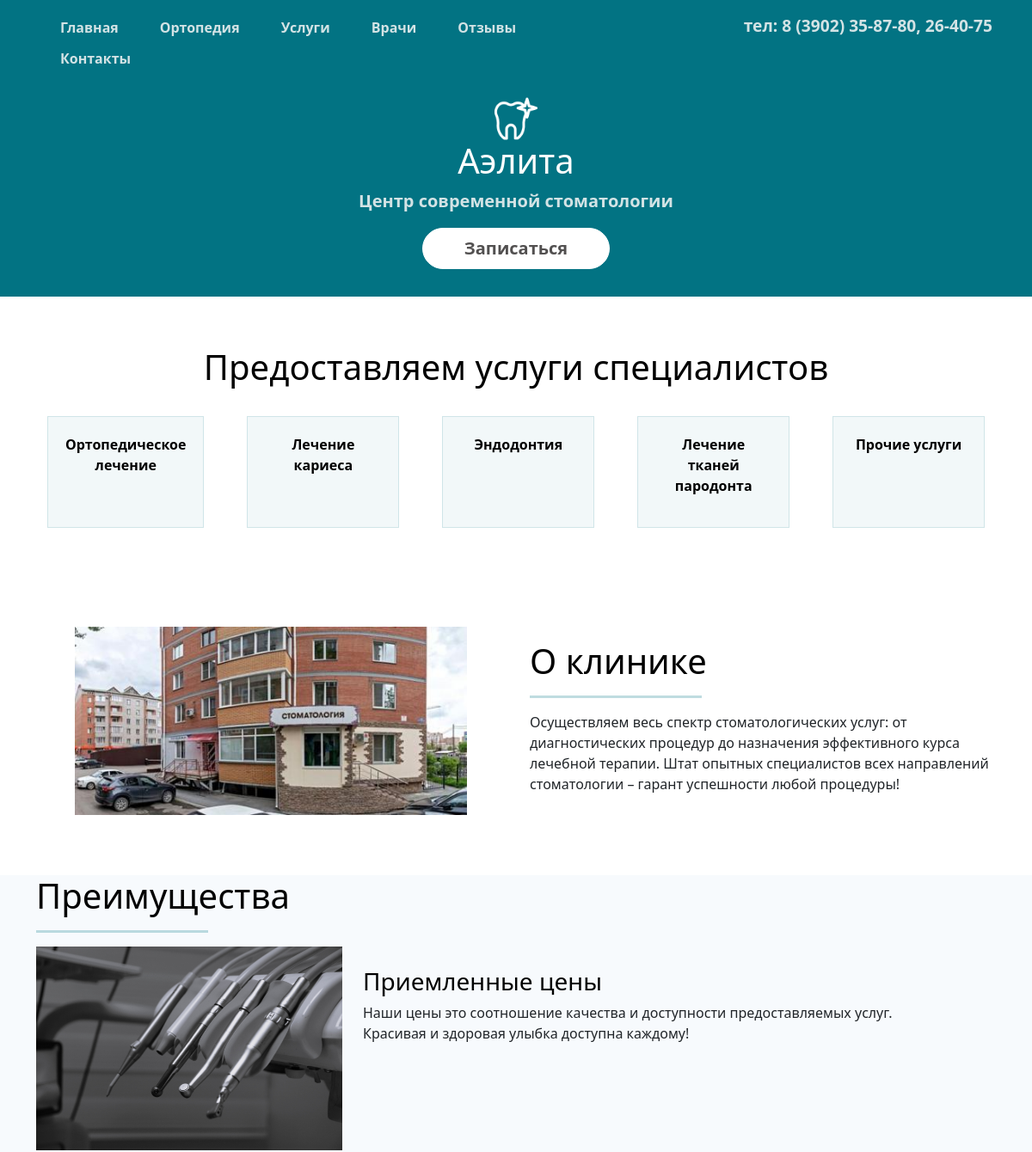
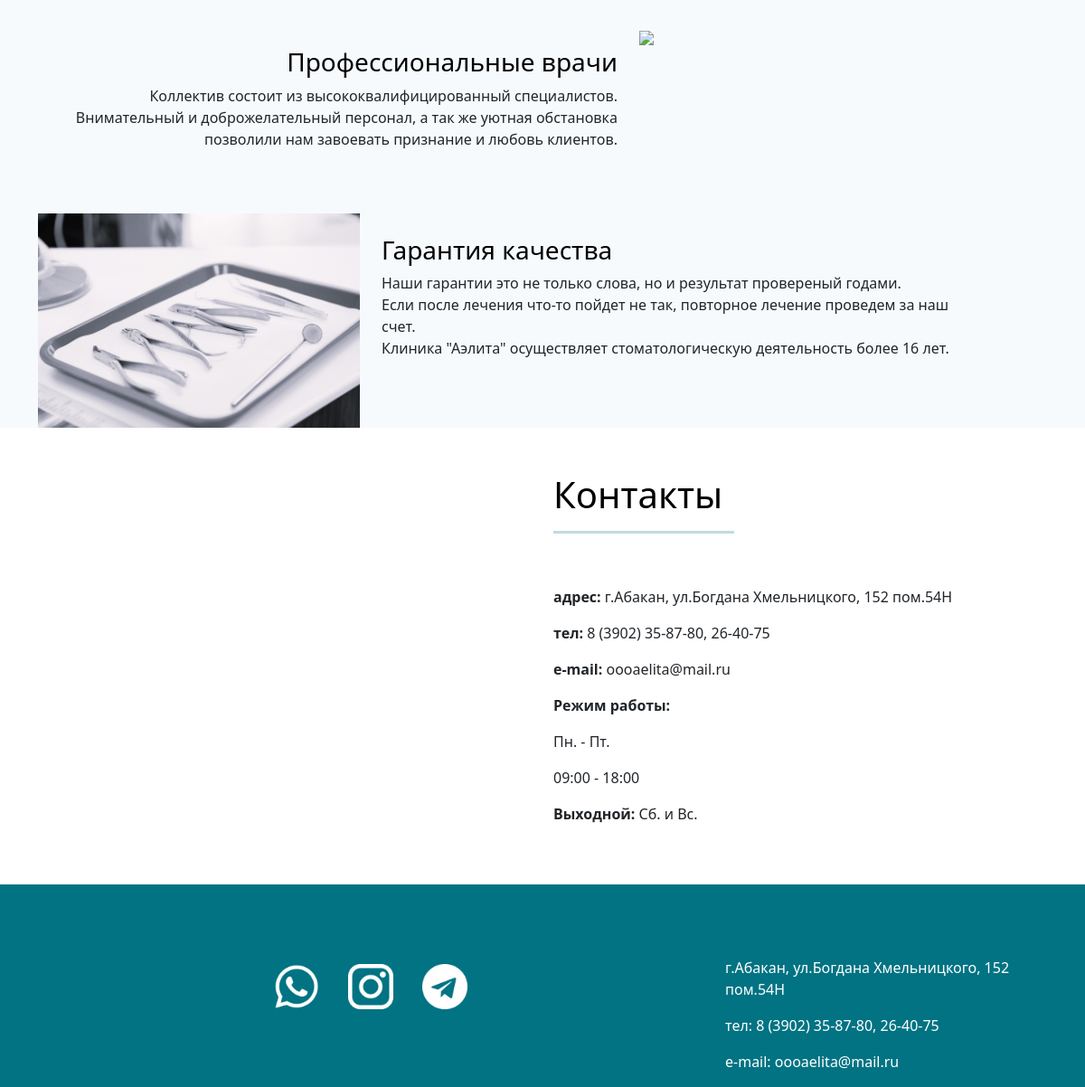
The page / on the database its author committed (2 pictures, top to bottom).
### aelitaapp/models.py (models this page shows, shortened)
class Categorys (models.Model):
    name = models.CharField(max_length=100, verbose_name="Название")
    slug = models.SlugField(max_length=50, unique=True, db_index=True, verbose_name="URL")
    def get_absolute_url(self):
        return reverse('price', kwargs={'price_slug': self.slug})
    class Meta:
        db_table = 'categorys'
        verbose_name = "Категории"
        verbose_name_plural = "Категории"

### aelitaapp/views.py (the view, shortened to what this page needs)
# urls.py: path('', index, name='index'),
@cache_page(60*2)
def index(request):
    cat = Categorys.objects.all()
    if request.method == 'GET':
        form = ContactForm()
    else:
        return HttpResponse('Неверный запрос.')
    return render(request, 'aelitaapp/index.html', {'category': cat, 'form':form})

### aelitaapp/models.py (called while the page is built)
    def __str__(self):
        return self.name

### aelitaapp/templates/aelitaapp/index.html (shortened to what this page needs)
{% load static %}
<!doctype html>
<html lang="ru" class="h-100">
  <head>
	<link href="https://cdn.jsdelivr.net/npm/bootstrap@5.0.2/dist/css/bootstrap.min.css" rel="stylesheet">
    <link rel="stylesheet" type="text/css" href="{% static 'aelitaapp/css/cover.css' %}">
  </head>
<body>
<div class="wrapper">
	<div class="content">
		  <div  class="d-flex h-100 text-center text-bg-dark header">
			<div class="container d-flex w-100 h-100 p-3 mx-auto flex-column">
			  <header class="mb-auto">
				<div class="row">
					<div class="col-7">
					  <nav class="nav nav-masthead">
						<a class="nav-link fw-bold py-1 px-4" href="{% url 'index' %}">Главная</a>
						<a class="nav-link fw-bold py-1 px-4" href="{% url 'ortopedia' %}">Ортопедия</a>
						<a class="nav-link fw-bold py-1 px-4" href="{% url 'prices' %}">Услуги</a>
						<a class="nav-link fw-bold py-1 px-4" href="{% url 'doctors' %}">Врачи</a>
						<a class="nav-link fw-bold py-1 px-4" href="https://2gis.ru/abakan/firm/9711414977502199/tab/reviews?m=91.440904%2C53.72662%2F16">Отзывы</a>
						<a class="nav-link fw-bold py-1 px-4" href="{% url 'contacts' %}">Контакты</a>
					  </nav>
					</div>
				<div class="col">
					<p class= "mb-0 fw-bold d-flex justify-content-end header-phone">тел: 8 (3902) 35-87-80, 26-40-75</p></div>
				</div>
			  </header>
			  <main class="px-3">
				<img src="{% static 'aelitaapp/images/karies.png' %}" width="50">
				<h1>Аэлита</h1>
				<p class="lead fw-bold" style= "color: #d3e3e5;">Центр современной стоматологии</p>
				<p class="lead">
				  <a href="#" class="btn btn-lg btn-secondary fw-bold border-white bg-white button-zapis" data-bs-toggle="modal" data-bs-target="#GoModal">Записаться</a>
				</p>
			  </main>
			</div>
		 </div>
		 <div class="container text-center ">
		  <div class="row justify-content-md-center one-block">
			<h1 class="about-h my-2">Предоставляем услуги специалистов</h1>
			  {% for cat in category %}
			<div class="col block-services">
				<p class="fw-bold"><a href="{{ cat.get_absolute_url }}">{{ cat.name }}</a></p>
			</div>
			  {% endfor %}
		  </div>
		</div>
		<div class="container block-about">
			<div class="row">
				<div class="row g-0 about-clinik">
						<div class="col-sm-6 col-xs-12 text-center">
							<img src="{% static 'aelitaapp/images/clinika.jpg' %}" class="img_news">
						</div>
						<div class="col">
						<div class="card-body">
							<h1 class="card-title about-h">О клинике</h1>
							<hr class="line-about" size="5px">
							<p class="card-text">Осуществляем весь спектр стоматологических услуг:
								от диагностических процедур до назначения эффективного курса лечебной терапии.
								Штат опытных специалистов всех направлений стоматологии –
								гарант успешности любой процедуры!</p>
						</div>
					</div>
				</div>
			</div>
		</div>
		<div class="container-fluid block-about back">
			<div class="container">
					<div class="row">
						<div class="col-12"><h1 class="card-title about-h">Преимущества</h1>
						<hr class="line-about" size="5px"></div>
							<div class="col-4 d-none d-sm-block">
								<img src="{% static 'aelitaapp/images/fon_one.jpg' %}" width="100%">
							</div>
							<div class="col-sm-7 col-xs-12 py-4 text-start">
								<h3 class="about-h">Приемленные цены</h3>
								<p>Наши цены это соотношение качества и доступности предоставляемых услуг. <br>
									Красивая и здоровая улыбка доступна каждому!
								  </p>
							</div>
							<div class="col-12 d-none d-sm-block block-exempl"></div>
							<div class="col-sm-7 col-xs-12 py-4 text-end">
								<h3 class="about-h">Профессиональные врачи</h3>
								<p>Коллектив состоит из высококвалифицированный специалистов. <br>
								Внимательный и доброжелательный персонал, а так же уютная обстановка <br>
									позволили нам завоевать признание и любовь клиентов.</p>
							</div>
							<div class="col-4 d-none d-sm-block">
								<img src="{% static 'aelitaapp/images/fon_two.jpg' %}" width="100%">
							</div>
							<div class="col-12 d-none d-sm-block block-exempl"></div>
							<div class="col-4 d-none d-sm-block">
								<img src="{% static 'aelitaapp/images/fon_three.jpg' %}" width="100%">
							</div>
							<div class="col-sm-7 col-xs-12 py-4 text-start">
								<h3 class="about-h">Гарантия качества</h3>
								<p>Наши гарантии это не только слова, но и результат провереный годами. <br>
									Если после лечения что-то пойдет не так, повторное лечение проведем за наш счет.<br>
								Клиника "Аэлита" осуществляет стоматологическую деятельность более 16 лет. </p>
							</div>
				  </div>
			</div>
		</div>
		<div class="container">
			<div class="row">
				<div class="col-sm-6 col-xs-12">
				</div>
				<div class="col">
					<h1 class="card-title about-h">Контакты</h1>
							<hr class="line-about" size="5px">
					<h3>Стоматологическая клиника "Аэлита"</h3>
					<p><b>адрес:</b> г.Абакан, ул.Богдана Хмельницкого, 152 пом.54Н</p>
					<p><b>тел:</b> 8 (3902) 35-87-80, 26-40-75</p>
					<p><b>e-mail:</b> oooaelita@mail.ru</p>
					<p class="fw-bold">Режим работы:</p>
					<p>Пн. - Пт.</p>
					<p>09:00 - 18:00</p>
					<p><b>Выходной:</b> Сб. и Вс.</p>
				</div>
			</div>
		</div>
	</div>
<footer class="mt-auto text-white-50">
	<div class="container footer">
		<div class="row">
			<div class="col-12 footer-block"></div>
			<div class="col-8">
				<nav class="nav justify-content-center ">
					<a class="link-footer nav-link" href=""><img src="{% static 'aelitaapp/images/watsap.png' %}" width="50"></a>
					<a class="link-footer nav-link" href=""><img src="{% static 'aelitaapp/images/inst.png' %}" width="50"></a>
					<a class="link-footer nav-link" href=""><img src="{% static 'aelitaapp/images/telega.png' %}" width="50"></a>
				</nav>
			</div>
			<div class="col link-footer">
				<p>г.Абакан, ул.Богдана Хмельницкого, 152 пом.54Н</p>
				<p>тел: 8 (3902) 35-87-80, 26-40-75</p>
				<p>e-mail: oooaelita@mail.ru</p>
			</div>
		</div>
	</div>
</footer>
</div>
 </body>
</html>

### aelitaapp/static/aelitaapp/css/cover.css (style rules this page uses)
a { text-decoration: none; }
html, body { height: 100%; }
.wrapper { display: flex; flex-direction: column; min-height: 100%; }
.content { flex: 1 0 auto; margin-bottom: 50px; }
.btn-secondary, .btn-secondary:hover, .btn-secondary:focus { color: #333; text-shadow: none; }
.px-3 { margin-top: 25px; color: white; }
.header { background: #027383; }
.nav-masthead .nav-link { color:#d3e3e5; border-bottom-color: d3e3e5; border-bottom: .25rem solid transparent; }
.button-zapis { color:#525050; padding: 0.5rem 3rem; border-radius: 1.5rem; }
.header-phone { color:#d3e3e5; font-size: 1.2em; }
.img_news { width: 80%; }
.one-block { margin-top: 50px; margin-bottom: 20px; }
.block-about { margin-top: 70px; margin-bottom: 50px; }
.back { background: #F7FAFD; margin-bottom: 50px; }
.block-services { margin: 25px; padding:20px; background: #0273830d; border:1px solid #02738324; }
.block-services a { color: black; }
.about-h { color: black; }
.line-about { width: 200px; color: #027383; }
.about-clinik { margin-top: 20px; }
.block-exempl { height: 30px; }
footer { background: #027383; }
.footer-block { padding-top: 30px; }
.footer { margin-top: 50px; flex: 0 0 auto; }
.link-footer { color: white; }

### aelitaapp/templates/aelitaapp/index.html (style rules this page uses)
h1,h2,h3,h4,h5 { color: white; }

### rows shown on the page
Categorys: name "Ортопедическое лечение"
Categorys: name "Лечение кариеса"
Categorys: name "Эндодонтия"
Categorys: name "Лечение тканей пародонта"
Categorys: name "Прочие услуги"
